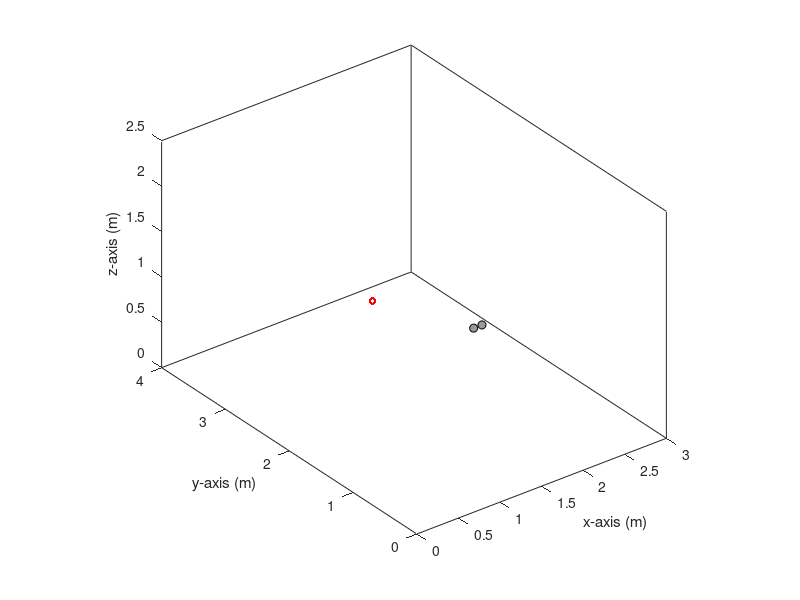

The MATLAB script that drew this image:
function [SetupStruc] = ISM_setup()
%ISM_setup  Environmental parameters for image-source method simulation
%
% [SetupStruc] = ISM_setup()  
%
% This function can be used as a template for the definition of the
% different parameters for an image-source method simulation, typically
% providing inputs to the functions 'ISM_RIR_bank.m' as well as
% 'fast_ISM_RIR_bank.m' (Lehmann & Johansson's ISM implementations). This
% function returns the structure 'SetupStruc' with the following fields:
%
%          Fs: sampling frequency in Hz.
%        room: 1-by-3 vector of enclosure dimensions (in m), 
%              [x_length y_length z_length].
%     mic_pos: N-by-3 matrix, [x1 y1 z1; x2 y2 z2; ...] positions of N
%              microphones in the environment (in m). 
%    src_traj: M-by-3 matrix, [x1 y1 z1; x2 y2 z2; ...] positions of M 
%              source trajectory points in the environment (in m).
%  T20 or T60: scalar value (in s), desired reverberation time.
%           c: (optional) sound velocity (in m/s).
% abs_weights: (optional) 1-by-6 vector of absorption coefficients weights, 
%              [w_x1 w_x2 w_y1 w_y2 w_z1 w_z2].
%
% The structure field 'c' is optional in the sense that the various
% functions developed in relation to Lehmann & Johansson's ISM
% implementation assume a sound velocity of 343 m/s by default. If defined
% in the function below, the field 'SetupStruc.c' will take precedence and
% override the default value with another setting.
%
% The field 'abs_weight' corresponds to the relative weights of each of the
% six absorption coefficients resulting from the desired reverberation time
% T60. For instance, defining 'abs_weights' as [0.8 0.8 1 1 0.6 0.6] will
% result in the absorption coefficients (alpha) for the walls in the
% x-dimension being 20% smaller compared to the y-dimension walls, whereas
% the floor and ceiling will end up with absorption coefficients 40%
% smaller (e.g., to simulate the effects of a concrete floor and ceiling).
% Note that setting some of the 'abs_weight' parameters to 1 does NOT mean
% that the corresponding walls will end up with a total absorption! If the
% field 'abs_weight' is omitted, the various functions developed in
% relation to Lehmann & Johansson's ISM implementation will set the
% 'abs_weight' parameter to [1 1 1 1 1 1], which will lead to uniform
% absorption coefficients for all room boundaries.
%
% The structure 'SetupStruc' may contain one of the two fields 'T60' or
% 'T20'. T60 corresponds to the time required by the impulse response to
% decay by 60dB, whereas T20 is defined as the time required for the
% impulse response to decay from -5 to -25dB. Simply define either one of
% these fields in the file below. Set this value to 0 for anechoic
% environments (direct path only).

SetupStruc.Fs = 8000;                 % sampling frequency in Hz

% SetupStruc.c = 343;                   % (optional) propagation speed of acoustic waves in m/s

SetupStruc.room = [3  4  2.5];        % room dimensions in m

SetupStruc.mic_pos = [1.55  1  1.3;    % [x y z] positions of a microphone array in m
                      1.45  1  1.3];
      
SetupStruc.src_traj = [ones(101,1)*1  ones(101,1)*2 ones(101,1)*1.3];   % [x y z] positions of source trajectory in m. 
%% defines a straight line in front of the mic array, with 101 source points along the trajectory (1cm distance increment).
                                    
SetupStruc.T60 = 0.2;                 % reverberation time T60, or define a T20 field instead!
% SetupStruc.T20 = 0.15;                % reverberation time T20, or define a T60 field instead!

SetupStruc.abs_weights = [0.6  0.9  0.5  0.6  1.0  0.8];    % (optional) weights for the resulting alpha coefficients.
%% simulates a carpeted floor, and sound-absorbing material on the ceiling and the second x-dimension wall.


%% Uncomment the following for a 3D plot of the above setup:
plot3(SetupStruc.src_traj(:,1),SetupStruc.src_traj(:,2),SetupStruc.src_traj(:,3),'ro-','markersize',4); hold on;
plot3(SetupStruc.mic_pos(:,1),SetupStruc.mic_pos(:,2),SetupStruc.mic_pos(:,3),'ko','markerfacecolor',ones(1,3)*.6);
axis equal; axis([0 SetupStruc.room(1) 0 SetupStruc.room(2) 0 SetupStruc.room(3)]);
box on; xlabel('x-axis (m)'); ylabel('y-axis (m)'); zlabel('z-axis (m)');
